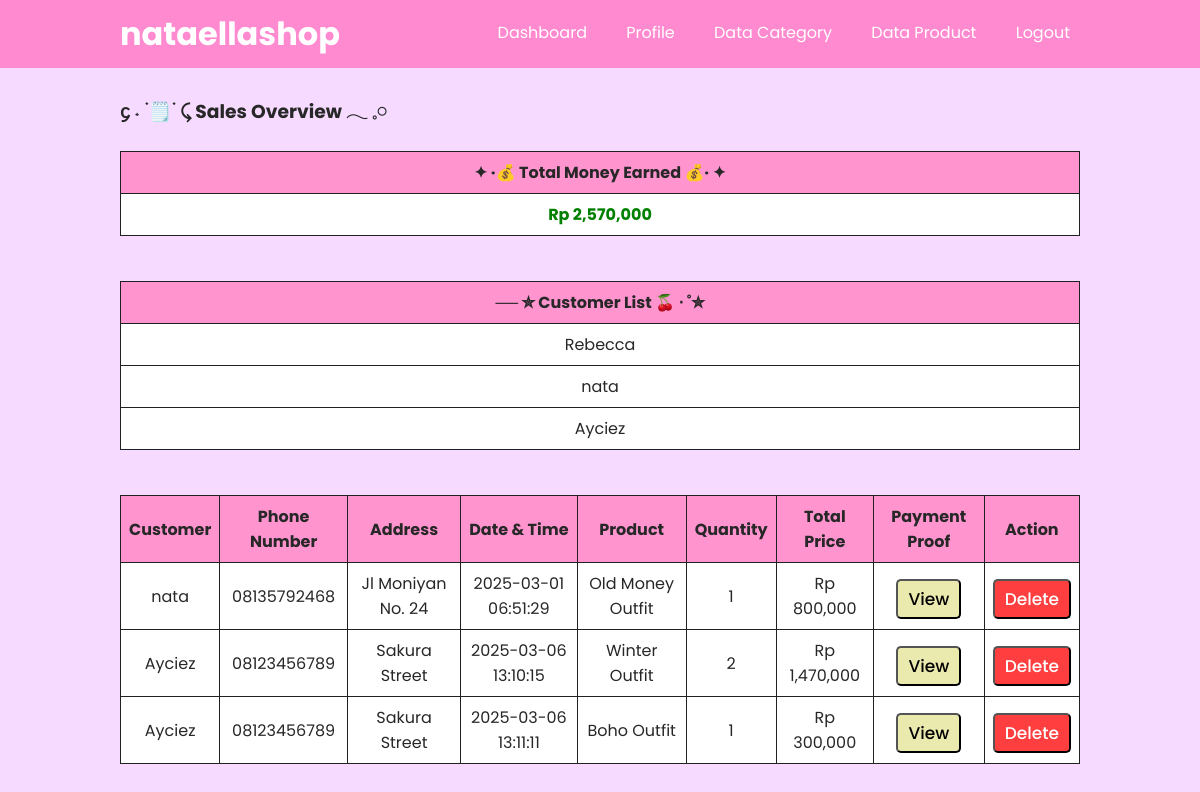
Page /nataellashop/sales-overview.php on the committed database.
### tables this page shows
CREATE TABLE `tb_customer` (
  `customer_id` int(11) NOT NULL,
  `customer_name` varchar(100) DEFAULT NULL,
  `customer_email` varchar(100) DEFAULT NULL,
  `customer_phone` varchar(15) DEFAULT NULL,
  `customer_address` varchar(255) DEFAULT NULL,
  `customer_password` varchar(255) DEFAULT NULL
);

CREATE TABLE `tb_order` (
  `order_id` int(11) NOT NULL,
  `total_price` decimal(10,2) DEFAULT NULL,
  `order_status` varchar(50) DEFAULT NULL,
  `product_id` int(11) DEFAULT NULL,
  `quantity` int(11) DEFAULT NULL,
  `date_created` timestamp NOT NULL DEFAULT current_timestamp(),
  `customer_id` int(11) NOT NULL,
  `shipping_method` varchar(10) NOT NULL,
  `shipping_address` text NOT NULL,
  `payment_proof` varchar(255) DEFAULT NULL
);

CREATE TABLE `tb_product` (
  `product_id` int(11) NOT NULL,
  `category_id` int(11) NOT NULL,
  `product_name` varchar(100) NOT NULL,
  `product_price` int(11) NOT NULL,
  `product_description` text NOT NULL,
  `product_image` varchar(100) NOT NULL,
  `product_status` tinyint(1) NOT NULL,
  `date_created` timestamp NOT NULL DEFAULT current_timestamp(),
  `stock` int(11) DEFAULT 0
);

CREATE TABLE `tb_order_detail` (
  `order_detail_id` int(11) NOT NULL,
  `order_id` int(11) NOT NULL,
  `product_id` int(11) NOT NULL,
  `quantity` int(11) NOT NULL,
  `price` decimal(10,2) NOT NULL
);

### nataellashop/sales-overview.php (the view, shortened to what this page needs)
<?php
include 'db.php';
$sales_query = "SELECT SUM(total_price) as total_sales FROM tb_order WHERE order_status IN ('Processing Your Order 🔃', 'Delivering. . .🚛📦', 'Finished')";
$sales_result = mysqli_query($conn, $sales_query);
$sales = mysqli_fetch_object($sales_result);
$purchased_products_query = "
    SELECT
        tb_order.order_id,
        tb_product.product_name,
        tb_customer.customer_name as username,
        tb_customer.customer_address as shipping_address,
        tb_customer.customer_phone as phone_number,
        tb_order.date_created,
        tb_order_detail.quantity,
        tb_order_detail.price,
        tb_order.payment_proof
    FROM tb_order
    JOIN tb_order_detail ON tb_order.order_id = tb_order_detail.order_id
    JOIN tb_product ON tb_order_detail.product_id = tb_product.product_id
    JOIN tb_customer ON tb_order.customer_id = tb_customer.customer_id
";
$purchased_products_result = mysqli_query($conn, $purchased_products_query);
$purchased_products = mysqli_fetch_all($purchased_products_result, MYSQLI_ASSOC);
$customers_query = "SELECT customer_name FROM tb_customer";
$customers_result = mysqli_query($conn, $customers_query);
$customers = mysqli_fetch_all($customers_result, MYSQLI_ASSOC);
?>
<!DOCTYPE html>
<html lang="en">
<head>
    <link rel="stylesheet" type="text/css" href="css/style.css">
</head>
<body>
    <header>
    <div class="container">
        <h1><a href="dashboard.php">nataellashop</a></h1>
        <ul id="navbar">
            <li><a href="dashboard.php">Dashboard</a></li>
            <li><a href="profile.php">Profile</a></li>
            <li><a href="data-kategori.php">Data Category</a></li>
            <li><a href="data-produk.php">Data Product</a></li>
            <li><a href="keluar.php">Logout</a></li>
        </ul>
    </div>
    </header>
    <div class="section">
        <div class="container">
                <h3>᧔ ˖ ࣪ 🗒️ ࣪ ⤹ Sales Overview 𓂃 𓈒𓏸</h3><br>
                <table class="order-table">
                    <thead>
                        <tr>
                            <th>✦ ·💰 Total Money Earned 💰· ✦</th>
                        </tr>
                    </thead>
                    <tbody>
                        <tr>
                            <td style="color:green; font-weight:bold;">Rp <?php echo number_format($sales->total_sales, 0, '.', ','); ?></td>
                        </tr>
                    </tbody>
                </table>
                <br>
                <table class="order-table">
                    <thead>
                        <tr>
                            <th>── ✮ Customer List 🍒 ⋅ ˚✮</th>
                        </tr>
                    </thead>
                    <tbody>
                        <?php foreach ($customers as $customer) { ?>
                        <tr>
                            <td><?php echo $customer['customer_name']; ?></td>
                        </tr>
                        <?php } ?>
                    </tbody>
                </table>
                <br>
                <table class="order-table">
                    <thead>
                        <tr>
                            <th>Customer</th>
                            <th>Phone Number</th>
                            <th>Address</th>
                            <th>Date & Time</th>
                            <th>Product</th>
                            <th>Quantity</th>
                            <th>Total Price</th>
                            <th>Payment Proof</th>
                            <th>Action</th>
                        </tr>
                    </thead>
                    <tbody>
                        <?php foreach ($purchased_products as $product) { ?>
                        <tr>
                            <td><?php echo $product['username']; ?></td>
                            <td><?php echo $product['phone_number']; ?></td>
                            <td><?php echo $product['shipping_address']; ?></td>
                            <td><?php echo $product['date_created']; ?></td>
                            <td><?php echo $product['product_name']; ?></td>
                            <td><?php echo $product['quantity']; ?></td>
                            <td>Rp <?php echo number_format($product['price'] * $product['quantity'], 0, '.', ','); ?></td>
                            <td>
                                <?php if ($product['payment_proof']) { ?>
                                    <button class="btn-deliver"><a href="<?php echo $product['payment_proof']; ?>" target="_blank">View</a></button>
                                <?php } else { ?>
                                    No Proof
                                <?php } ?>
                            </td>
                            <td>
                                <form method="post" action="delete_order.php" onsubmit="return confirm('( ꩜ ᯅ ꩜;)⁭ ⁭ are you sure you want to delete this ?')">
                                    <button type="submit" class="btn-delete">Delete</button>
                                </form>
                            </td>
                        </tr>
                        <?php } ?>
                    </tbody>
                </table>
        </div>
    </div>
</body>
</html>

### nataellashop/css/style.css (style rules this page uses)
* { padding: 0; margin: 0; font-family: 'Poppins', sans-serif; }
body { background-color: rgb(246, 218, 255); }
a { color: inherit; text-decoration: none; }
.btn-deliver { display: inline-block; padding: 5px 10px; background-color: #ebeaae; color: #000000; text-decoration: none; font-size: 17px; font-weight: 470; border-radius: 5px; margin-top: 5px; transition: background-color 0.3s; cursor: pointer; text-align: center; }
.btn-delete { display: inline-block; padding: 5px 10px; background-color: #ff3f3f; color: #ffffff; text-decoration: none; font-size: 17px; font-weight: 500; border-radius: 5px; margin-top: 5px; transition: background-color 0.3s; cursor: pointer; }
header { background-color: hsl(324, 100%, 77%); color: #fff; z-index: 10; }
#navbar { z-index: 10; }
header h1 { float: left; padding: 10px 0; }
header ul { float: right; }
header ul li { display: inline-block; }
header ul li a { padding: 20px 10px 20px 25px; text-decoration: none; color: #fff; display: block; }
.container { width: 80%; margin:0 auto; }
.container:after { content: ''; display: block; clear: both; }
.container h1 { color: #ffffff; }
.section { padding: 25px 0; color: rgb(39, 39, 39); }
.order-table, .shipping-table, .cart-table { width: 100%; border-collapse: collapse; margin-bottom: 20px; }
.order-table th, .order-table td, .shipping-table th, .shipping-table td, .cart-table th, .cart-table td { border: 1px solid #212121; padding: 8px; text-align: center; background-color: #ffffff; }
.order-table th, .shipping-table th, .cart-table th { background-color: #ff94cf; }
.order-table tr:nth-child(even), .shipping-table tr:nth-child(even), .cart-table tr:nth-child(even) { background-color: #f9f9f9; }

### rows in the picture
tb_customer: customer_name "Rebecca"
tb_customer: customer_name "nata"
tb_customer: customer_name "Ayciez"
tb_order: customer.customer_name "nata", customer.customer_phone "08135792468", customer.customer_address "Jl Moniyan No. 24", date_created "2025-03-01 06:51:29", tb_product.product_name "Old Money Outfit", tb_order_detail.quantity "1", tb_order_detail.price+quantity "800,000"
tb_order: customer.customer_name "Ayciez", customer.customer_phone "08123456789", customer.customer_address "Sakura Street", date_created "2025-03-06 13:10:15", tb_product.product_name "Winter Outfit", tb_order_detail.quantity "2", tb_order_detail.price+quantity "1,470,000"
tb_order: customer.customer_name "Ayciez", customer.customer_phone "08123456789", customer.customer_address "Sakura Street", date_created "2025-03-06 13:11:11", tb_product.product_name "Boho Outfit", tb_order_detail.quantity "1", tb_order_detail.price+quantity "300,000"

### other values in the picture
$sales->total_sales "2,570,000"
